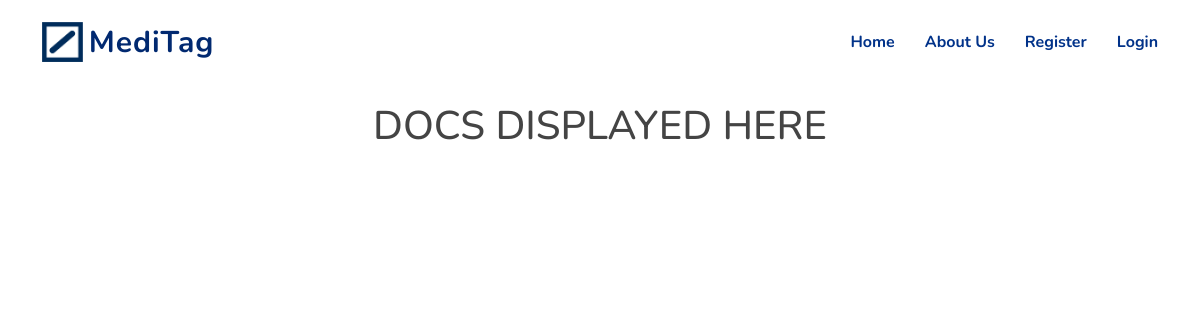
The page /view-docs/55e0b53f42fe4eabbb83f256119c6a98 on the database as committed earlier.
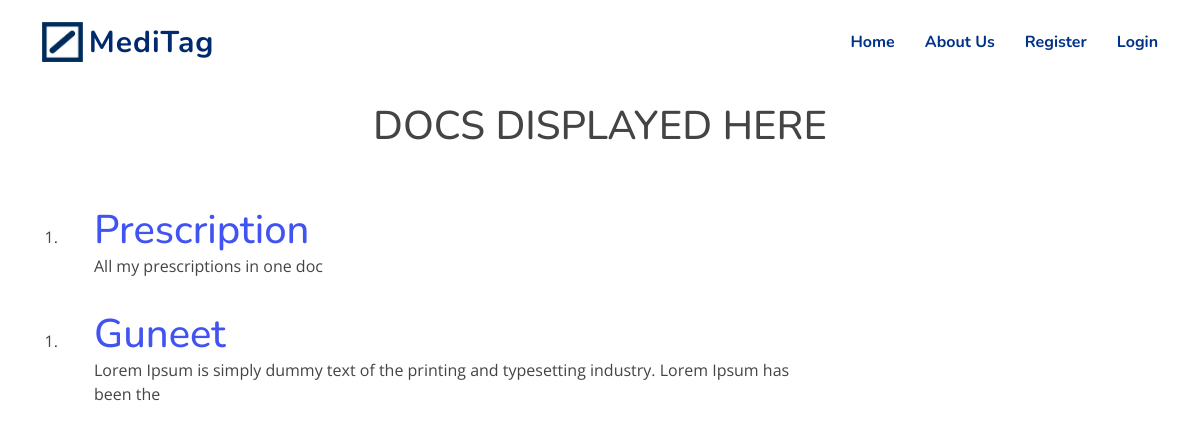
The same page on the database as committed later.
### basic_qr/models.py (models this page shows, shortened)
class UploadDocument(models.Model):
    user = models.ForeignKey(User,related_name="documents",on_delete=models.CASCADE,null=True,blank=True)
    title = models.CharField(max_length=100,null=True)
    description = models.CharField(max_length=250,null=True)
    file = models.FileField(upload_to=user_directory_path)

### basic_qr/views.py (the view)
# urls.py: path('view-docs/<str:pk>',views.displayDocuments,name="display-documents"),
def displayDocuments(request,pk):
    allow= False
    info= UserProfile.objects.get(id=pk)
    num = ""
    if request.user.is_authenticated:
        check_info = UserProfile.objects.get(user=request.user)
        num = check_info.id
        if str(check_info.id) == pk:
            allow= True
    docs = info.user.documents.all()
    return render(request,"basic_qr/display_documents.html",{'docs':docs,'allow':allow,'num':num})

### templates/basic_qr/display_documents.html (shortened to what this page needs)
{% extends 'base.html' %}
{% block content %}
<div style="padding: 30px">
<h1 class="text-center">DOCS DISPLAYED HERE</h1>
<br/>
<br/>
    {% for doc in docs %}
    <ol>
      <li>
    <ul style="list-style: none;">
      <li>
        <div class="row">
          <div class="col-8">
            <h1 style="display: inline"><a href="{{doc.file.url}}">{{doc.title}}</a></h1>
        <p>{{doc.description}}</p>
          </div>
          <div class="col-4">
          </div>
        </div>
      </li>
    </ul>
  </li>
</ol>
    {% endfor %}
</div>
{% endblock %}

### templates/base.html (shortened to what this page needs)
<!DOCTYPE html>
{% load static %}
<html lang="en">
<head>
  <link href="{% static 'assets/vendor/bootstrap/css/bootstrap.min.css' %}" rel="stylesheet">
  <link href="{% static 'assets/vendor/bootstrap-icons/bootstrap-icons.css' %}" rel="stylesheet">
  <link href="{% static 'assets/vendor/aos/aos.css' %}" rel="stylesheet">
  <link href="{% static 'assets/vendor/remixicon/remixicon.css' %}" rel="stylesheet">
  <link href="{% static 'assets/vendor/swiper/swiper-bundle.min.css' %}" rel="stylesheet">
  <link href="{% static 'assets/vendor/glightbox/css/glightbox.min.css' %}" rel="stylesheet">
  <link href="{% static 'assets/css/style.css' %}" rel="stylesheet">
</head>
<body>
  <header id="header" class="header fixed-top">
    <div class="container-fluid container-xl d-flex align-items-center justify-content-between">
      <a href="{% url 'basic_qr:landing' %}" class="logo d-flex align-items-center">
        <img src="{% static 'assets/img/logo.png' %}" alt="">
        <span>MediTag</span>
      </a>
      <nav id="navbar" class="navbar">
        <ul >
          {% if user.is_authenticated %}
          {% block header %}
          {% endblock %}
          <li><a class="nav-link" href="{% url 'basic_qr:logout' %}">Logout</a></li>
          {% else %}
          <li><a class="nav-link" href="{% url 'basic_qr:landing' %}">Home</a></li>
          <li><a class="nav-link" href="{% url 'basic_qr:landing'  %}#about">About Us</a></li>
          <li><a class="nav-link" href="{% url 'basic_qr:register' %}">Register</a></li>
          <li><a class="nav-link" href="{% url 'basic_qr:login' %}">Login</a></li>
          {% endif %}
        </ul>
      </div>
  </header>
  <br><br><br>
  {% block content %}
  {% endblock %}
</body>
</html>

### static/assets/css/style.css (style rules this page uses)
:root { scroll-behavior: smooth; }
body { font-family: "Open Sans", sans-serif; color: #444444; }
a { color: #4154f1; text-decoration: none; }
h1, h2, h3, h4, h5, h6 { font-family: "Nunito", sans-serif; }
.header { transition: all 0.5s; z-index: 997; padding: 20px 0; }
.header .logo { line-height: 0; }
.header .logo img { max-height: 40px; margin-right: 6px; }
.header .logo span { font-size: 30px; font-weight: 700; letter-spacing: 1px; color: #012970; font-family: "Nunito", sans-serif; margin-top: 3px; }
.navbar { padding: 0; }
.navbar ul { margin: 0; padding: 0; display: flex; list-style: none; align-items: center; }
.navbar li { position: relative; }
.navbar a, .navbar a:focus { display: flex; align-items: center; justify-content: space-between; padding: 10px 0 10px 30px; font-family: "Nunito", sans-serif; font-size: 16px; font-weight: 700; color: #013289; white-space: nowrap; transition: 0.3s; }

Rows that differ between the two databases and show on the page:
added UploadDocument: title "Prescription", description "All my prescriptions in one doc"
added UploadDocument: title "Guneet", description "Lorem Ipsum is simply dummy text of the printing and typesetting industry. Lorem Ipsum has been the"
